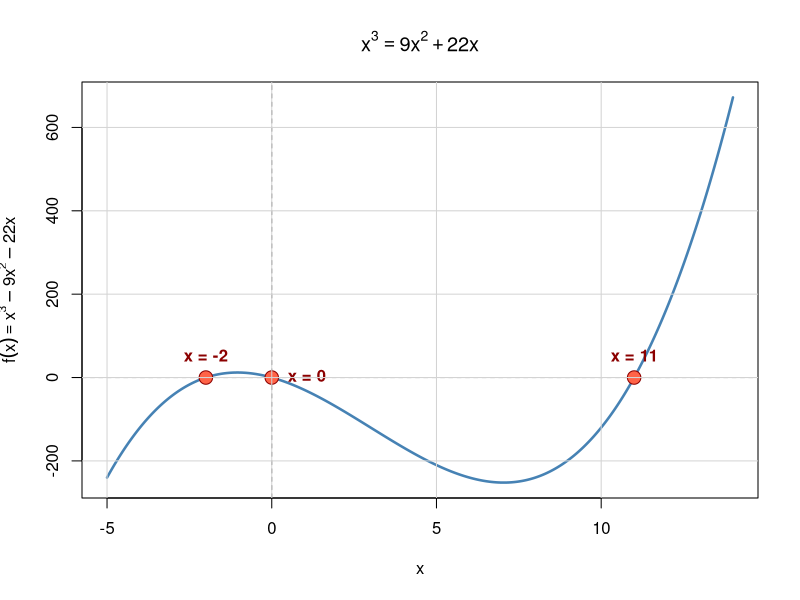

Write the R code that produced this figure.
# Plot: x^3 = 9x^2 + 22x
# Rearranged as f(x) = x^3 - 9x^2 - 22x = 0
# Roots: x = 0, x = -2, x = 11

x <- seq(-5, 14, length.out = 1000)
y <- x^3 - 9*x^2 - 22*x

# Find roots analytically
roots <- c(-2, 0, 11)

plot(x, y,
     type = "l",
     lwd  = 2.5,
     col  = "steelblue",
     main = expression(x^3 == 9*x^2 + 22*x),
     xlab = "x",
     ylab = expression(f(x) == x^3 - 9*x^2 - 22*x),
     ylim = c(min(y), max(y))
)

# Zero reference line
abline(h = 0, col = "gray40", lty = 2)
abline(v = 0, col = "gray40", lty = 2)

# Mark the roots
points(roots, rep(0, length(roots)),
       pch  = 21,
       bg   = "tomato",
       col  = "darkred",
       cex  = 1.8)

# Label the roots
text(roots, rep(0, length(roots)),
     labels = paste0("x = ", roots),
     pos    = c(3, 4, 3),
     offset = 0.8,
     col    = "darkred",
     font   = 2)

grid(col = "lightgray", lty = 1)
